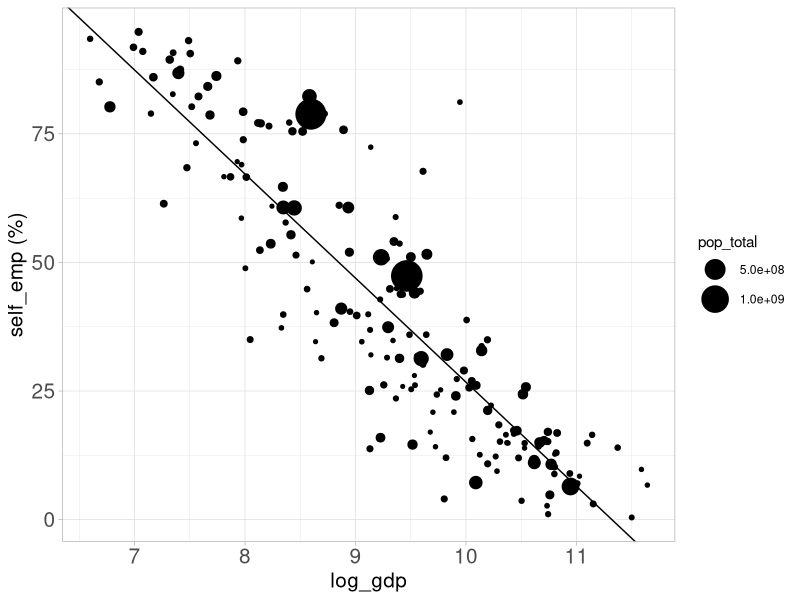

The R script that drew this image:
# author : Pierre Pili
# email : pierre.pili@etu.minesparis.psl.eu
# description : Question 1.2a
# Is it the case that self-employment is correlated with how rich a country is
#(in-terms of logGDP per-capita)? Present a scatter-plot that provides an
# answer. In the scatter-plot, we want the size of the scatter points to be
# proportional to the population of the countries.


### Libraries
library(tidyverse)
library(ggplot2)
library(readxl)

### Imports
df <- read_excel("Exercise_1/RAW/employment.xls") #nolint


### Core
# Regresses self_emp on log_gdp and gets coefficients of interest
regression <- lm(self_emp ~ log_gdp, df)
coefficients <- coef(regression)
intercept <- as.numeric(coefficients["(Intercept)"])
slope <- as.numeric(coefficients["log_gdp"])

# Generates the plot of self employment with respect to log gdp and population
plot <- df %>% ggplot(aes(x = log_gdp, y = self_emp, size = pop_total)) +
    geom_point() +
    geom_abline(intercept = intercept, slope = slope) +
    scale_size_continuous(range = c(1, 10)) +
    labs(
        x = "log_gdp",
        y = "self_emp (%)",
        size = "pop_total") +
    theme_light() +
    theme(
        axis.text = element_text(size = 15),
        axis.title.x = element_text(size = 15),
        axis.title.y = element_text(size = 15)
    )

# Computes correlation coefficients
cor_semp_gdp <- cor(df$log_gdp, df$self_emp, use = "complete.obs")


### Exports
ggsave("Exercise_1/OUTPUT/emp_wrt_gdp.png", plot = plot, height = 8, width = 10, units = "in") #nolint
